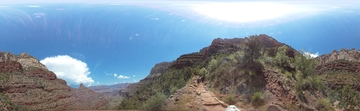
#> input picture datasets/panorama_grand_canyon.jpg, 360 x 111 px
$ jupyter execute --allow-errors ridf.ipynb
#> lines starting #> are read from the running program, lines starting #| are printed output that depends on the picture
[cell 1]
import sys

sys.path.append("..")

import cv2
import navbench as nb

im = cv2.imread("../datasets/panorama_grand_canyon.jpg", cv2.IMREAD_GRAYSCALE)
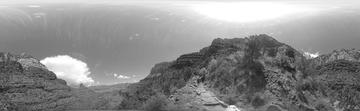
#> im: shape (111, 360); min 21, max 255, mean 140.7
#> (the rest of this cell did not finish here and is left out)
